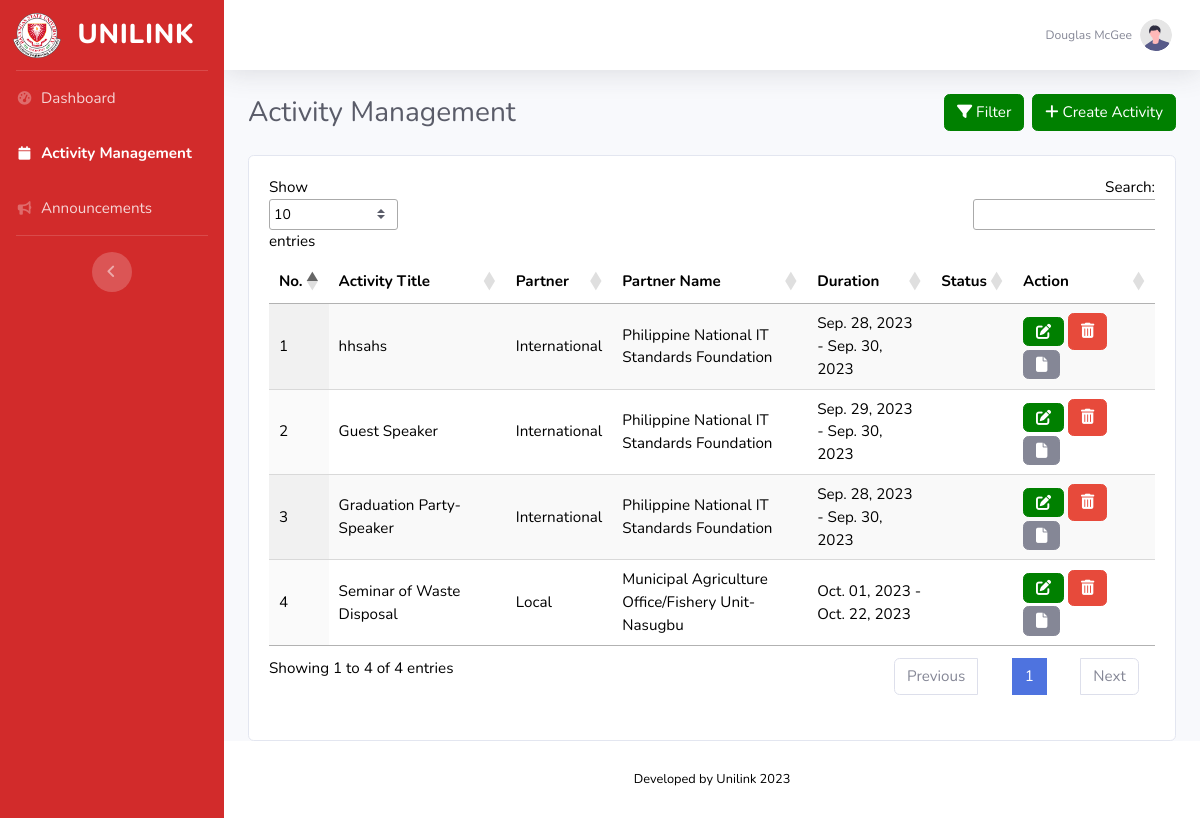
The app's page /FACULTY_ASSOCDEAN/ui-formsPreview.php with its own data.
### tables this page shows
CREATE TABLE `activityform` (
  `id` varchar(255) NOT NULL DEFAULT uuid(),
  `activity_title` varchar(255) DEFAULT NULL,
  `campus` varchar(255) DEFAULT NULL,
  `college` varchar(100) DEFAULT NULL,
  `program` varchar(100) DEFAULT NULL,
  `partner_type` varchar(100) DEFAULT NULL,
  `partner` varchar(100) DEFAULT NULL,
  `start_date` date DEFAULT NULL,
  `end_date` date DEFAULT NULL,
  `rationale` mediumtext DEFAULT NULL,
  `objective` mediumtext DEFAULT NULL,
  `budget` varchar(100) DEFAULT NULL
);

### FACULTY_ASSOCDEAN/ui-formsPreview.php (the view, shortened to what this page needs)
<!DOCTYPE html>
<html lang="en">
<head>
    <link href="vendor/fontawesome-free/css/all.min.css" rel="stylesheet" type="text/css">
     <link href="css/sb-admin-2.min.css" rel="stylesheet">
     <link rel="stylesheet" href="https://cdnjs.cloudflare.com/ajax/libs/twitter-bootstrap/4.5.2/css/bootstrap.css">
    <link href="https://maxcdn.bootstrapcdn.com/bootstrap/4.5.2/css/bootstrap.min.css" rel="stylesheet">
    <link rel="stylesheet" href="https://cdn.datatables.net/1.13.6/css/jquery.dataTables.min.css">
    <link href="css/sb-admin-2.min.css" rel="stylesheet">
</head>
<body id="page-top">
    <div id="wrapper">
        <ul class="navbar-nav bg-gradient-primary sidebar sidebar-dark accordion" id="accordionSidebar">
            <a class="sidebar-brand d-flex align-items-center justify-content-center" href="index.php">
                <img src="..\imgs\BSU.png" height="45" width="50">
                <div class="sidebar-brand-text mx-3">UNILINK</div>
            </a>
            <hr class="sidebar-divider my-0">
            <li class="nav-item">
                <a class="nav-link" href="index.php">
                    <i class="fas fa-fw fa-tachometer-alt"></i>
                    <span>Dashboard</span></a>
            </li>
            <li class="nav-item active">
                <a class="nav-link" href="ui-formsPreview.php">
                    <i class="fas fa-fw fa-calendar"></i>
                    <span>Activity Management</span></a>
            </li>
            <li class="nav-item">
                <a class="nav-link" href="ui-announcement.php">
                    <i class="fas fa-fw fa-bullhorn"></i>
                    <span>Announcements</span>
                </a>
            </li>
            <hr class="sidebar-divider">
            <div class="text-center d-none d-md-inline">
                <button class="rounded-circle border-0" id="sidebarToggle"></button>
            </div>
        </ul>
        <div id="content-wrapper" class="d-flex flex-column">
            <div id="content">
                <nav class="navbar navbar-expand navbar-light bg-white topbar mb-4 static-top shadow">
                    <ul class="navbar-nav ml-auto">
                        <li class="nav-item dropdown no-arrow">
                            <a class="nav-link dropdown-toggle" href="#" id="userDropdown" role="button"
                                data-toggle="dropdown" aria-haspopup="true" aria-expanded="false">
                                <span class="mr-2 d-none d-lg-inline text-gray-600 small">Douglas McGee</span>
                                <img class="img-profile rounded-circle"
                                    src="imgs/undraw_profile.svg">
                            </a>
                        </li>
                    </ul>
                </nav>
                <div class="container-fluid">
                    <div class="d-flex justify-content-between align-items-center mb-4">
                        <h3 class="h3 mb-0 text-gray-800">Activity Management</h3>
                        <div class="d-flex">
                            <a class="btn btn-primary rounded-fill mr-2" href="#" role="button">
                                <i class="fas fa-filter"></i> Filter
                            </a>
                            <a class="btn btn-primary rounded-fill" href="ui-forms.php" role="button">
                                <i class="fas fa-plus"></i> Create Activity
                            </a>
                        </div>
                    </div>
                    <div class="card">
                        <div class="card-body">
                            <div class="table-responsive">
                             <table id="myTable" class="display" data-ordering="true" data-paging="true" data-searching="true">
                                <thead>
                                    <tr>
                                        <th>No.</th>
                                        <th style="width: 20%">Activity Title</th>
                                        <th>Partner</th>
                                        <th style="width: 22%;">Partner Name</th>
                                        <th style="width: 14%">Duration</th>
                                        <th>Status</th>
                                        <th>Action</th>
                                    </tr>
                                </thead>
                               <tbody>
    <?php
    $servername = "localhost";
    $username = "root";
    $password = "";
    $dbname = "unilink";
    $conn = new mysqli($servername, $username, $password, $dbname);
    $sql = "SELECT * FROM activityform";
    $result = $conn->query($sql);
    if ($result->num_rows > 0) {
        $i = 1;
        while ($row = $result->fetch_assoc()) {
            echo "<tr>";
            echo "<td>" . $i . "</td>";
            echo "<td>" . $row["activity_title"] . "</td>";
            echo "<td>" . $row["partner_type"] . "</td>";
            echo "<td>" . $row["partner"] . "</td>";
            $start_date = strtotime($row['start_date']);
            $start_date = date("M. d, Y", $start_date);
            $end_date = strtotime($row['end_date']);
            $end_date = date("M. d, Y", $end_date);
            echo "<td>" . $start_date . " - " . $end_date . "</td>";
            echo "<td></td>";
            echo "<td>
                    <a href='ui-forms.php?edit=" . $row["id"] . "'>
                        <button class='btn btn-primary fas fa-edit'></button>
                    </a>
                    <a href='delete.php?id=" . $row["id"] . "' class='btn btn-danger'><span class='fas fa-trash-alt'></span></a>
                    <a class='btn btn-secondary fas fa-file'></a>
                </td>";
            echo "</tr>";
            $i++;
        }
    } else {
        echo "0 results";
    }
    ?>
</tbody>
                            </table>
                        </div>
                    </div>
                    </div>
                </div>
                <footer class="sticky-footer bg-white">
                    <div class="container my-auto">
                        <div class="copyright text-center my-auto">
                            <span>Developed by Unilink 2023</span>
                        </div>
                    </div>
                </footer>
            </div>
        </div>
<?php
    include 'footer.php';
?>
    </body>
</html>

### FACULTY_ASSOCDEAN/footer.php (shortened to what this page needs)
</body>
</html>

### records on screen
activityform: activity_title "hhsahs", partner_type "International", partner "Philippine National IT Standards Foundation", start_date "Sep. 28, 2023", end_date "Sep. 30, 2023"
activityform: activity_title "Guest Speaker", partner_type "International", partner "Philippine National IT Standards Foundation", start_date "Sep. 29, 2023", end_date "Sep. 30, 2023"
activityform: activity_title "Graduation Party-Speaker", partner_type "International", partner "Philippine National IT Standards Foundation", start_date "Sep. 28, 2023", end_date "Sep. 30, 2023"
activityform: activity_title "Seminar of Waste Disposal", partner_type "Local", partner "Municipal Agriculture Office/Fishery Unit-Nasugbu", start_date "Oct. 01, 2023", end_date "Oct. 22, 2023"
